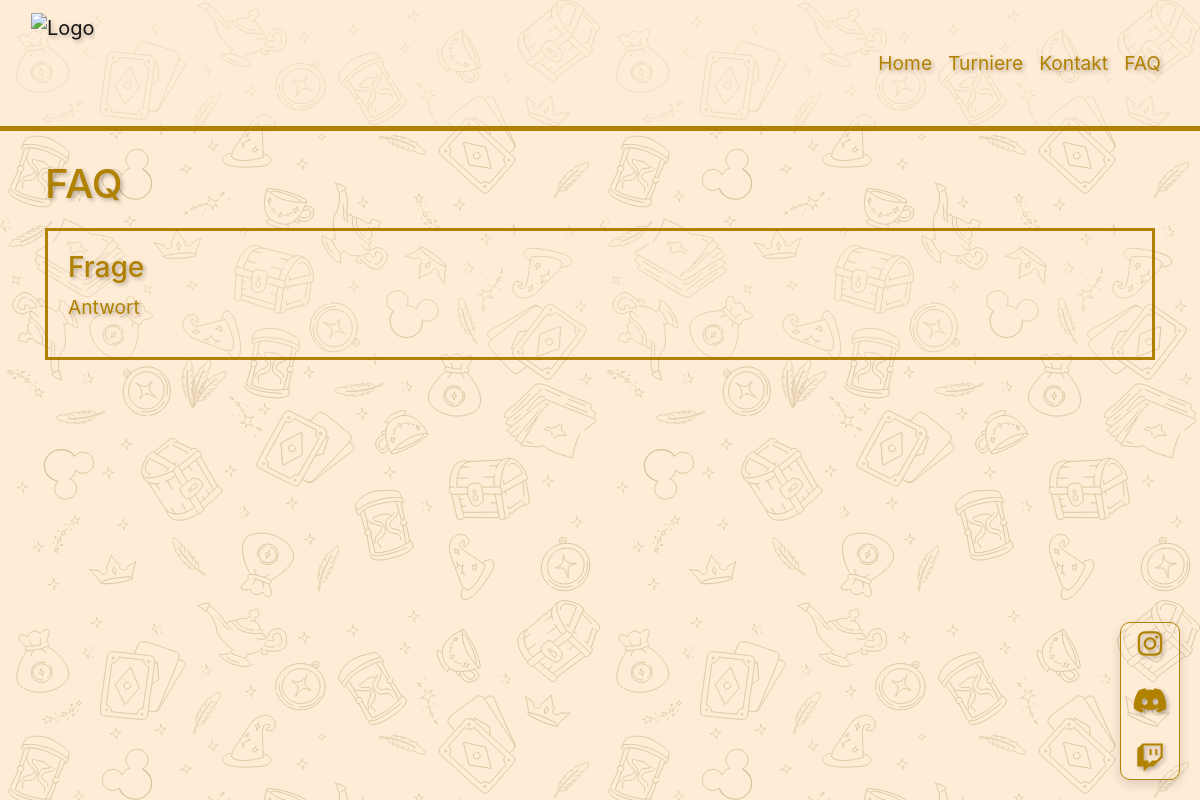
Page /about/ on the earlier database version.
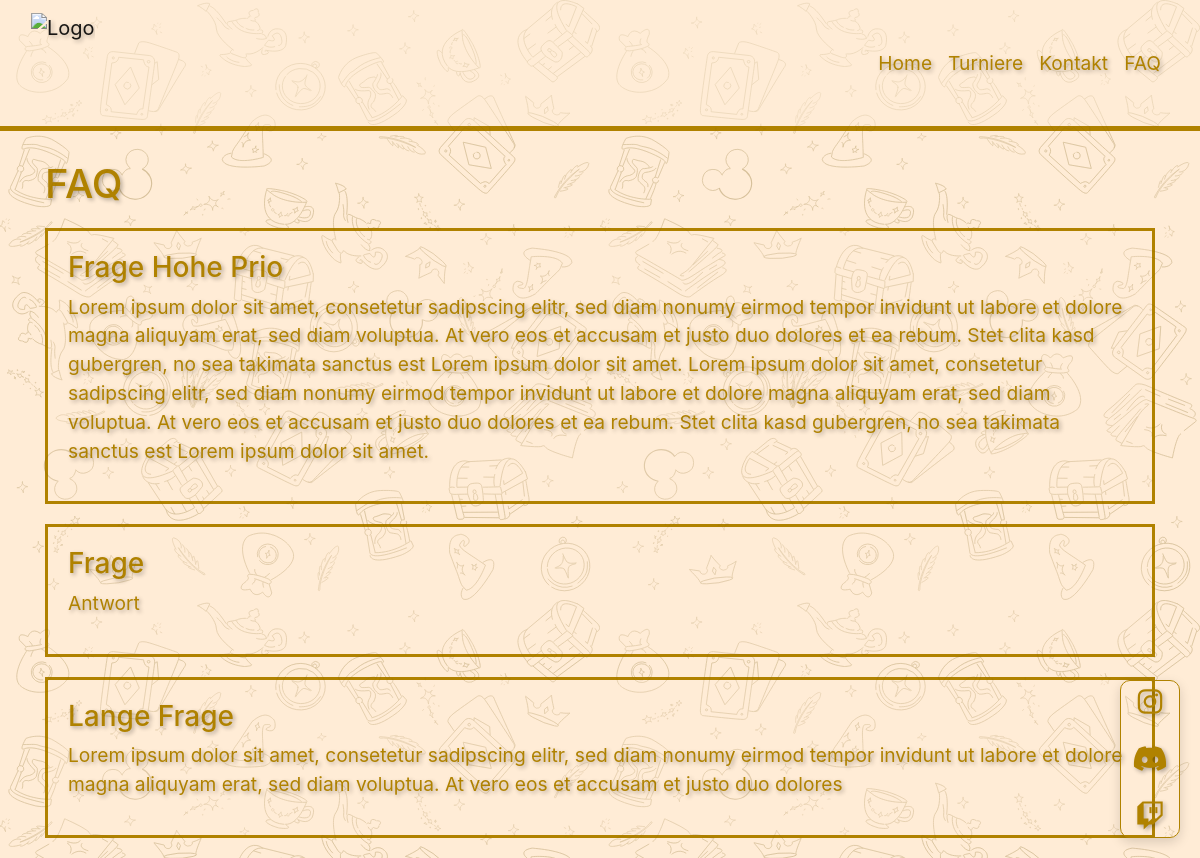
Same page on the later database version.
### lorcana_turnament_calender/models.py (models this page shows, shortened)
class Question(models.Model):
    question_text = models.CharField(max_length=200)
    answer_text = models.CharField(max_length=600)
    ranking = models.IntegerField(default=0)

### lorcana_turnament_calender/views.py (the view)
# urls.py: path("about/", views.about, name="about"),
def about(request):
    questions = Question.objects.all().order_by("-ranking")
    return render(request,'about.html', {
        'questions': questions
    })

### lorcana_turnament_calender/templates/about.html
{% extends "base.html" %}
{% block content %}
<h1>FAQ</h1>
{% for question in questions %}
<div class="textbox">
    <h3>{{ question.question_text }}</h3>
    <p>{{ question.answer_text }}</p>
</div>
{% empty %}
<div>Keine Fragen vorhanden.</div>
{% endfor %}
{% endblock %}

Differences in the rows shown:
added Question: question_text "Frage Hohe Prio", answer_text "Lorem ipsum dolor sit amet, consetetur sadipscing elitr, sed diam nonumy eirmod tempor invidunt ut labore et dolore magna aliquyam erat, sed diam voluptua. At vero eos et accusam et justo duo dolores et ea rebum. Stet clita kasd gubergren, no sea takimata sanctus est Lorem ipsum dolor sit amet. Lorem ipsum dolor sit amet, consetetur sadipscing elitr, sed diam nonumy eirmod tempor invidunt ut labore et dolore magna aliquyam erat, sed diam voluptua. At vero eos et accusam et justo duo dolores et ea rebum. Stet clita kasd gubergren, no sea takimata sanctus est Lorem ipsum dolor sit amet."
added Question: question_text "Lange Frage", answer_text "Lorem ipsum dolor sit amet, consetetur sadipscing elitr, sed diam nonumy eirmod tempor invidunt ut labore et dolore magna aliquyam erat, sed diam voluptua. At vero eos et accusam et justo duo dolores"
